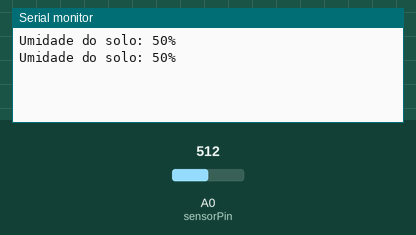
The sketch below on a simulated Arduino Uno, built with avr-gcc and run on an emulated ATmega328P. Parts: the last lines printed to the serial monitor. Inputs (shaded band) come from the test bench; at power-on: A0 (sensorPin) = 512.

Above: at 2.8 s.
2.9 s: A0 (sensorPin) set to 716
At 4.4 s:
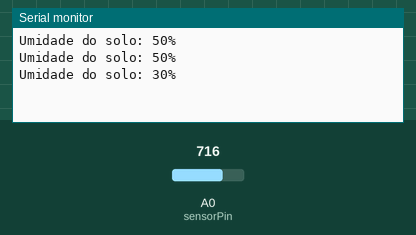
5.6 s: A0 (sensorPin) set to 900
At 7.2 s:
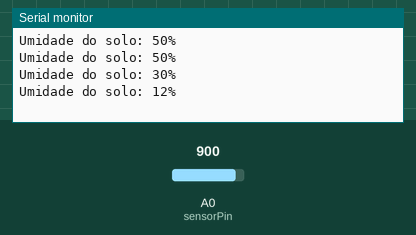
Timing chart, 0 to 8.7 s (numbered marks = the images above; inputs shaded):
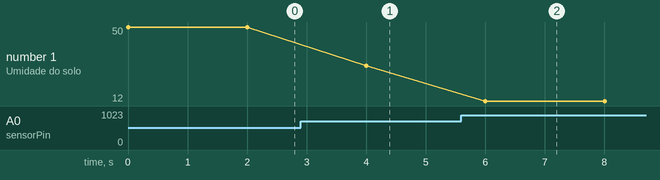

The sketch:

Soil_Moisture_Sensor.ino
```cpp
#define sensorPin A0

void setup() {
  Serial.begin(9600);
}

void loop() {
  String outputMessage = "Umidade do solo: ";
  Serial.println(outputMessage+getSoilMoisture());
  delay(2000);
}

/* Gets percentage integer from the sensor data and convert it to a string*/
String getSoilMoisture(){
  String soilMoisture = String(getSensorData())+"%";
  return soilMoisture;
}

/* Fetches raw data from the sensor and map it to percentage values*/
int getSensorData(){
  int sensorValue =   analogRead(sensorPin);

  int mappedSensorValue = map(sensorValue, 1024, 0, 0, 100);
  return mappedSensorValue;
}
```

Measured:
- after the input at 2.9 s, the serial monitor: prints a new line after 1.1 s (image 1)
- after the input at 5.6 s, the serial monitor: prints a new line after 0.40 s (image 2)
- plotted number 1: 50 → 30 after the input at 2.9 s, 30 → 12 after the input at 5.6 s
